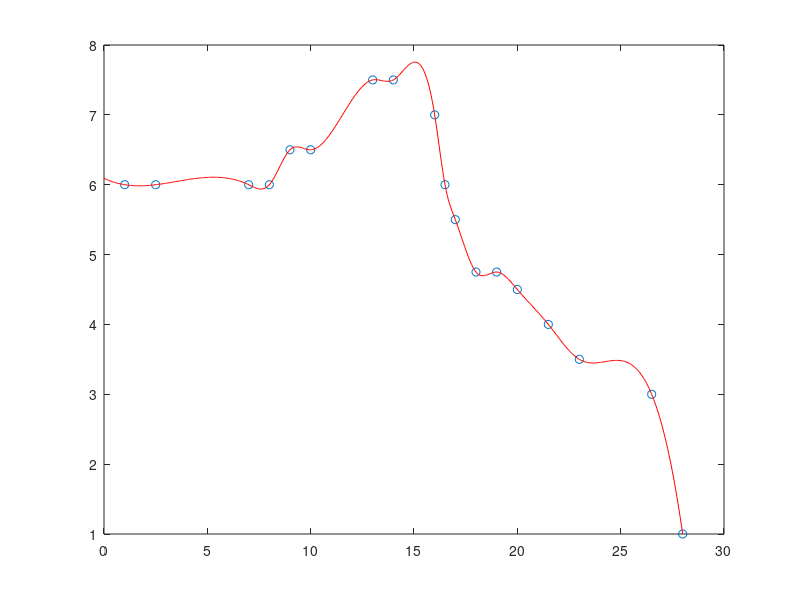

This chart was generated by the following MATLAB code:
%Enter data
x = [1, 2.5, 7, 8, 9,   10,  13,  14,  16, 16.5, 17,   18,   19,   20,  21.5, 23,  26.5, 28];
y = [6, 6,   6, 6, 6.5, 6.5, 7.5, 7.5, 7,  6,    5.5,  4.75, 4.75, 4.5, 4,    3.5, 3,    1];

%Create vector of 500 points between 0 and x[n] on x-axis 
n = length(x);
xnew = linspace(0, x(n), 500);

%Command for cubic spline spline polynomial p(x) that passes through  
%original data and defined on the 500 x-axis points. 
p = spline(x, y, xnew);

%Plot the original data together with p(x) sampled at the 500 points
plot(x, y, 'o', xnew, p, '-r')
